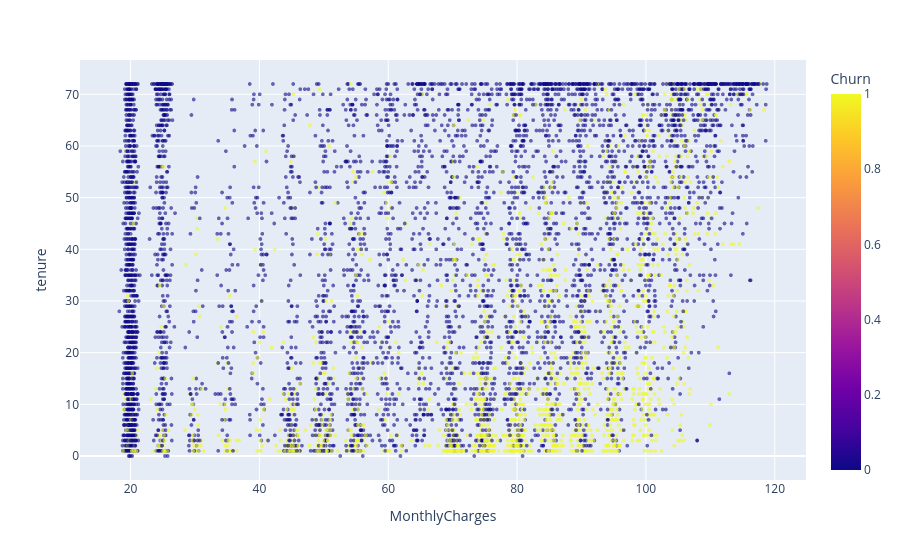

Notebook cell for this chart:
### Code cell
fig = px.scatter(
    df,
    x="MonthlyCharges",
    y="tenure",
    color="Churn",
    opacity=0.6,
)
fig.update_traces(marker=dict(size=4))
fig.show()

### Figure 1 — Plotly figure (JSON) as saved in the notebook; plotly's stock layout.template omitted (floating-point values rounded to 4 significant figures; data arrays with more than 128 entries replaced by an {"elided": "..."} marker saying what was removed)
{"data": [{"hovertemplate": "MonthlyCharges=%{x}<br>tenure=%{y}<br>Churn=%{marker.color}<extra></extra>", "legendgroup": "", "marker": {"color": {"elided": "7043 int values"}, "coloraxis": "coloraxis", "opacity": 0.6, "size": 4, "symbol": "circle"}, "mode": "markers", "name": "", "showlegend": false, "type": "scattergl", "x": {"elided": "7043 float values"}, "xaxis": "x", "y": {"elided": "7043 int values"}, "yaxis": "y"}], "layout": {"coloraxis": {"colorbar": {"title": {"text": "Churn"}}, "colorscale": [[0, "#0d0887"], [0.1111, "#46039f"], [0.2222, "#7201a8"], [0.3333, "#9c179e"], [0.4444, "#bd3786"], [0.5556, "#d8576b"], [0.6667, "#ed7953"], [0.7778, "#fb9f3a"], [0.8889, "#fdca26"], [1, "#f0f921"]]}, "legend": {"tracegroupgap": 0}, "margin": {"t": 60}, "xaxis": {"anchor": "y", "domain": [0, 1], "title": {"text": "MonthlyCharges"}}, "yaxis": {"anchor": "x", "domain": [0, 1], "title": {"text": "tenure"}}}}
